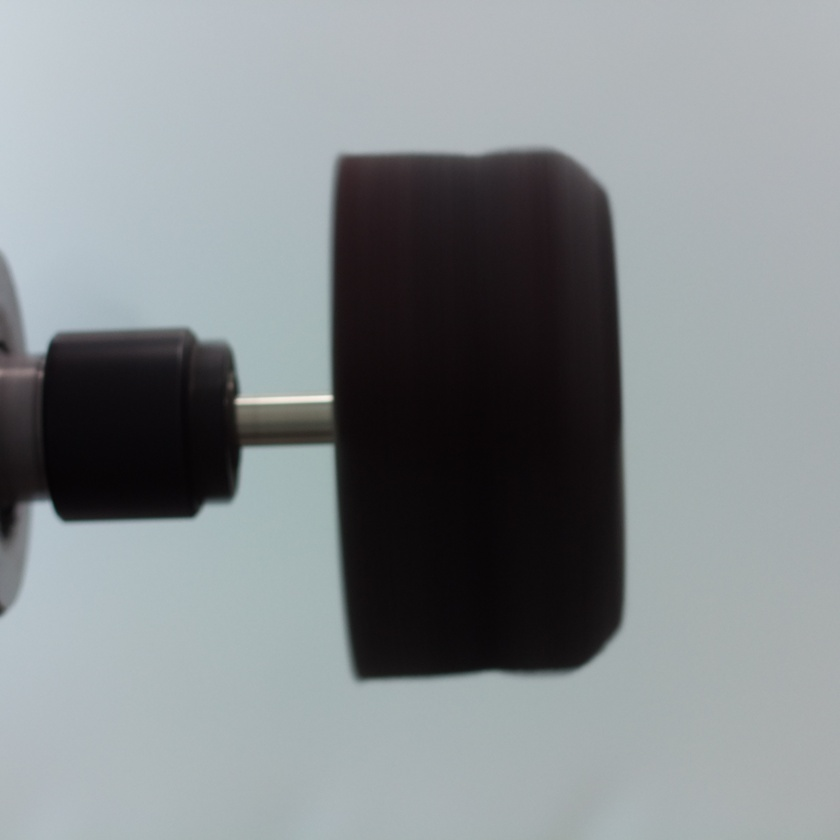
#> input picture image129.jpeg, 840 x 840 px, shrunk from 2000 x 2000 before the run, found by its file name
$ python FlapWheel_sampledPoints_full.py
#> lines starting #> are read from the running program, lines starting #| are printed output that depends on the picture; after the words box and inside, x2 and y2 are one past the last pixel; in counts of white or black regions, pixels touching at a corner belong together
import cv2
import numpy as np
import matplotlib.pyplot as plt

def draw_vertical_lines_on_image(input_image_path, output_image_path, line_distance):
    # Load the input image
#> called with line_distance = 50
    image = cv2.imread(input_image_path)
#> image is the input picture: shape (840, 840, 3); mean B, G, R 140.6, 138.1, 132.4

    # Convert to grayscale
    gray_image = cv2.cvtColor(image, cv2.COLOR_BGR2GRAY)

    # Convert to binary image using thresholding
    _, binary_image = cv2.threshold(gray_image, 127, 255, cv2.THRESH_BINARY)
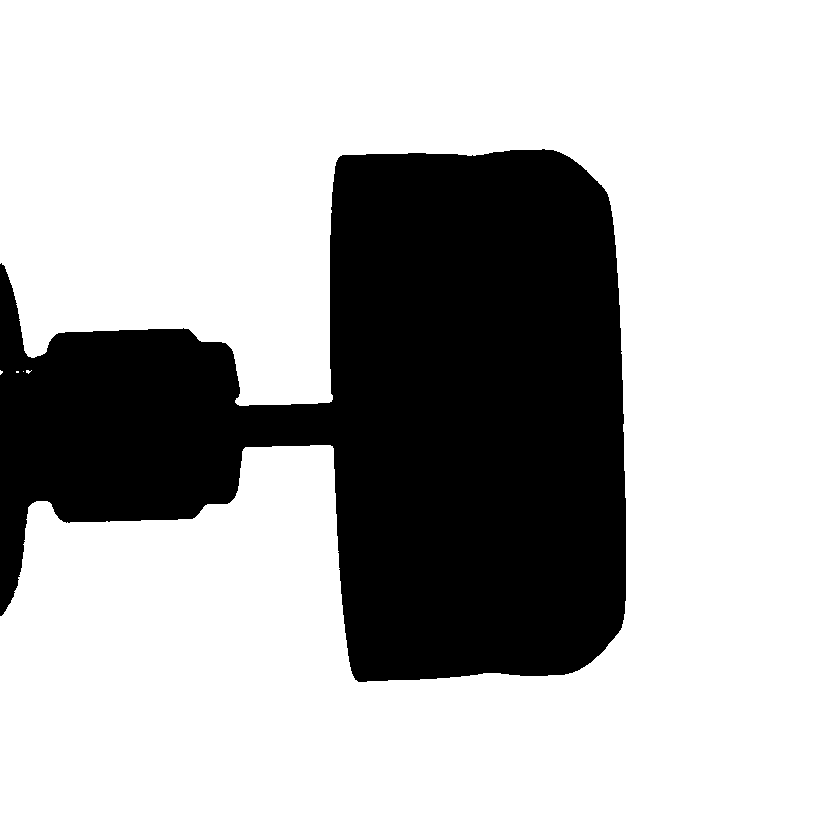
#> binary_image: shape (840, 840); 72.1% white; 1 black region, box (x1, y1, x2, y2) and area: (0, 149, 626, 682) 197079

    # Detect edges using Canny edge detection
    edges = cv2.Canny(binary_image, 100, 200)
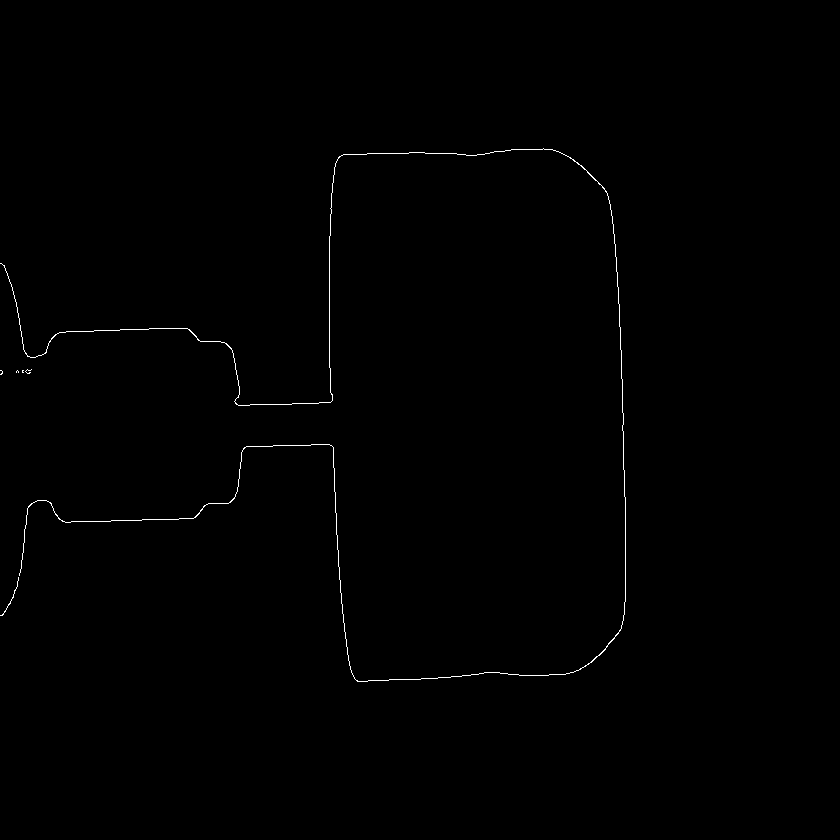
#> edges: shape (840, 840); 0.36% white in thin lines or dots, all inside (x1, y1, x2, y2) = (0, 148, 626, 682)

    # Increase the thickness of the edges
    kernel = np.ones((edge_thickness, edge_thickness), np.uint8)
    edges = cv2.dilate(edges, kernel, iterations=1)
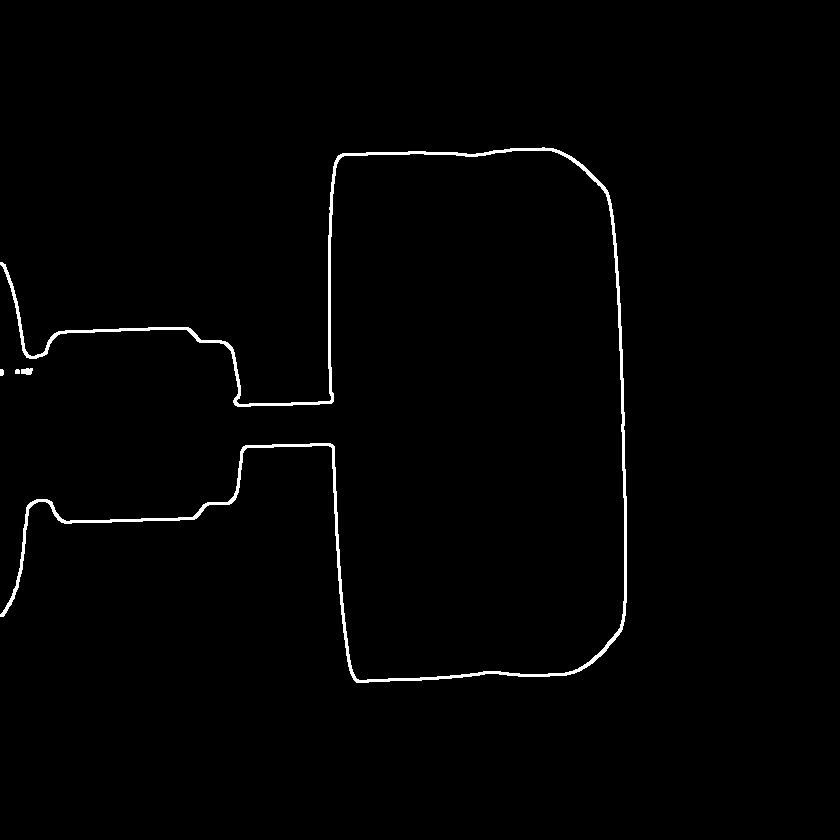
#> edges: shape (840, 840); 1.1% white; 4 white regions, box (x1, y1, x2, y2) and area: (0, 147, 627, 683) 7929, (21, 368, 33, 375) 68, (0, 369, 4, 376) 26, (15, 369, 20, 374) 23

    # Convert the edge image to a color image
    color_edges = cv2.cvtColor(edges, cv2.COLOR_GRAY2BGR)

    # Get the dimensions of the image
    image_height, image_width = edges.shape[:2]
#> image_height = 840; image_width = 840

    # Temporary image for drawing lines
    temp_image = np.copy(color_edges)

    # List to store coordinates of highlighted points
    highlighted_points = []

    # Draw vertical white lines and highlight intersections
    for x in range(0, image_width, line_distance):
        for y in range(image_height):
            if edges[y, x] == 255:  # Check if there is an edge at this point
                cv2.circle(color_edges, (x, y), dot_radius, (0, 0, 255), -1)  # Draw a red dot
                highlighted_points.append((x, y))  # Store the coordinates of the intersection
                break
            temp_image[y, x] = (255, 255, 255)  # Draw the vertical line in the temporary image
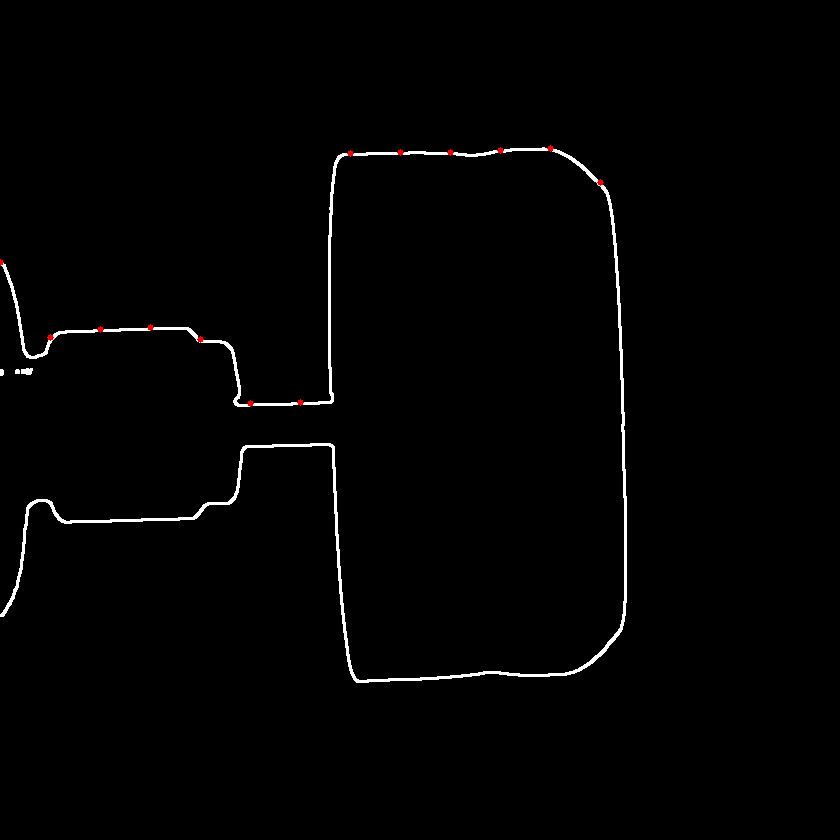
#> color_edges: shape (840, 840, 3); mean B, G, R 2.8, 2.8, 3
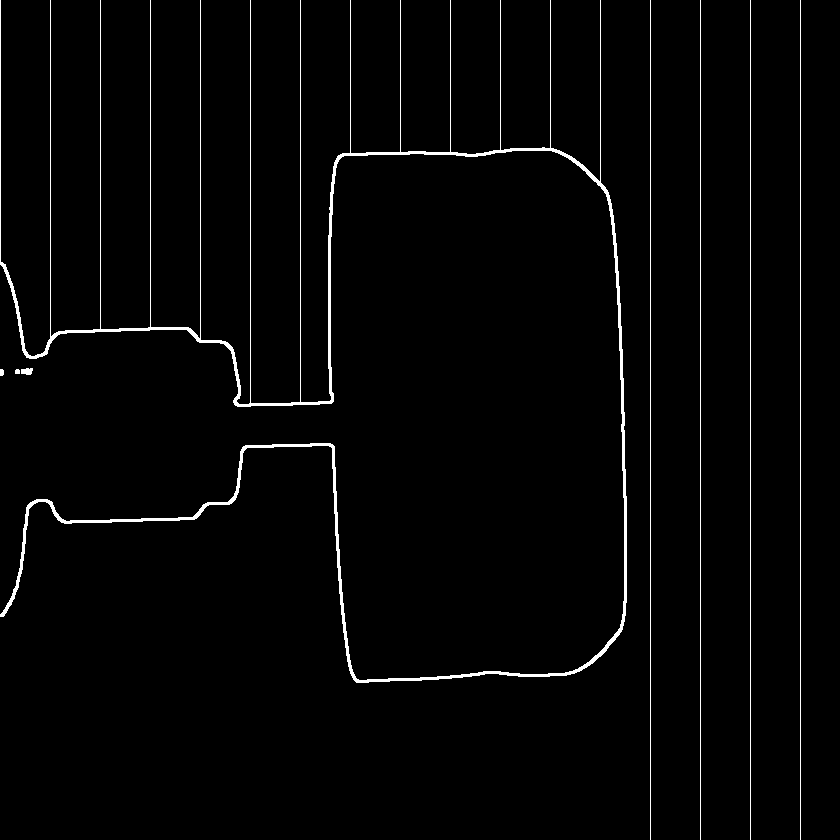
#> temp_image: shape (840, 840, 3); 2.1% white; 8 white regions, largest, box (x1, y1, x2, y2) and area: (0, 0, 627, 683) 11265, (650, 0, 651, 840) 840, (700, 0, 701, 840) 840
#> after the loop, highlighted_points = [(0, 262), (50, 337), (100, 329), (150, 327), (200, 339), (250, 403), (300, 402), (350, 153), (400, 152), (450, 152), (500, 150), (550, 148), (600, 182)]

    # Remove vertical white lines by copying the original thick edges to the final image
    final_image = np.copy(color_edges)

    # Save the resulting image to a file using matplotlib
    plt.imsave(output_image_path, cv2.cvtColor(final_image, cv2.COLOR_BGR2RGB))

    # Display the resulting image using matplotlib
    plt.imshow(cv2.cvtColor(color_edges, cv2.COLOR_BGR2RGB))
    plt.title('Vertical Lines and Intersections Highlighted')
    plt.axis('off')  # Hide axis
    plt.show()

    # Save the coordinates to a text file
    with open(coordinates_output_path, 'w') as file:
        for point in highlighted_points:
            file.write(f"{point[0]}, {point[1]}\n")
#> this loop made 13 passes

    # Return the list of highlighted points
    return highlighted_points

# Parameters
input_image_path = '/home/junaidali/catkin_ws/src/hiwiifpt/image129.jpeg'  # Path to the input image
output_image_path = '/home/junaidali/catkin_ws/src/hiwiifpt/flapWheel_sampledPoints_full.jpg'  # Path to save the output image
coordinates_output_path = '/home/junaidali/catkin_ws/src/hiwiifpt/coordinates_full.txt'  # Path to save the coordinates of the highlighted points
line_distance = 50  # Distance between vertical lines
edge_thickness = 3  # Thickness of the edges of the edge image
dot_radius = 3  # Radius of the red dots at intersection

# Draw vertical lines on the input image
draw_vertical_lines_on_image(input_image_path, output_image_path, line_distance)
